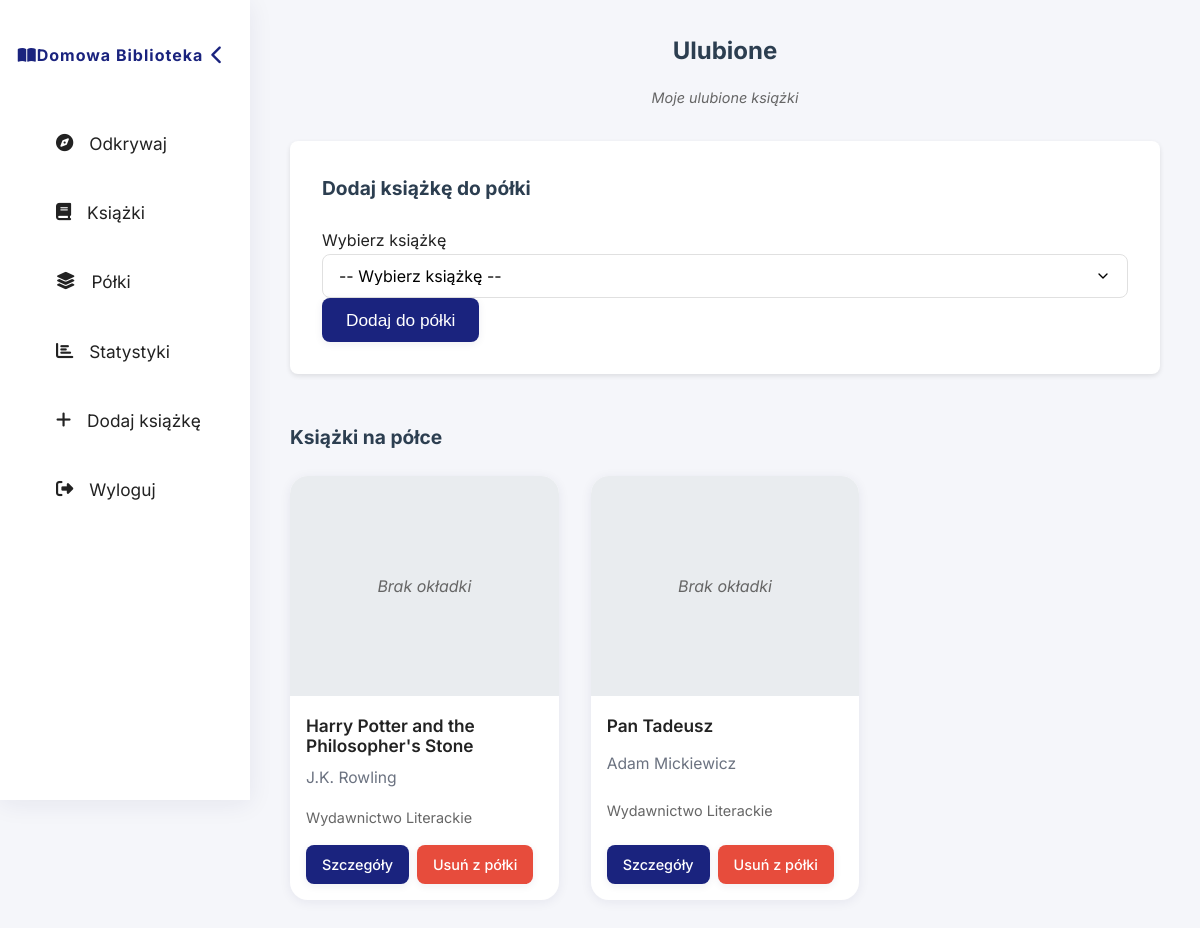
Screenshot of /?page=shelf-details&id=1 (signed in) with the database file from the repository.
### tables this page shows
CREATE TABLE shelves (
    id INT PRIMARY KEY AUTO_INCREMENT,
    name VARCHAR(100) NOT NULL,
    description TEXT,
    user_id INT NOT NULL,
    created_at TIMESTAMP DEFAULT CURRENT_TIMESTAMP,
    updated_at TIMESTAMP DEFAULT CURRENT_TIMESTAMP ON UPDATE CURRENT_TIMESTAMP,
    FOREIGN KEY (user_id) REFERENCES users(id)
);

CREATE TABLE books (
    id INT PRIMARY KEY AUTO_INCREMENT,
    isbn VARCHAR(13),
    title VARCHAR(255) NOT NULL,
    publisher_id INT,
    publication_year INT,
    description TEXT,
    cover_image VARCHAR(255),
    format ENUM('hardcover', 'paperback', 'ebook', 'audiobook') NOT NULL,
    added_by INT,
    created_at TIMESTAMP DEFAULT CURRENT_TIMESTAMP,
    updated_at TIMESTAMP DEFAULT CURRENT_TIMESTAMP ON UPDATE CURRENT_TIMESTAMP,
    FOREIGN KEY (publisher_id) REFERENCES publishers(id),
    FOREIGN KEY (added_by) REFERENCES users(id)
);

CREATE TABLE publishers (
    id INT PRIMARY KEY AUTO_INCREMENT,
    name VARCHAR(255) NOT NULL UNIQUE,
    created_at TIMESTAMP DEFAULT CURRENT_TIMESTAMP,
    updated_at TIMESTAMP DEFAULT CURRENT_TIMESTAMP ON UPDATE CURRENT_TIMESTAMP
);

### config/config.php (called while the page is built, shortened)
<?php
function escape($string) {
    return htmlspecialchars($string, ENT_QUOTES, 'UTF-8');
}
?>

### templates/shelf-details.php (the view, shortened to what this page needs)
<?php
$shelfId = isset($_GET['id']) ? (int)$_GET['id'] : 0;
$stmt = $pdo->prepare("SELECT * FROM shelves WHERE id = ? AND user_id = ?");
$stmt->execute([$shelfId, $_SESSION['user_id']]);
$shelf = $stmt->fetch();
$stmt = $pdo->prepare("
    SELECT b.*,
           GROUP_CONCAT(CONCAT(a.first_name, ' ', a.last_name) SEPARATOR ', ') as authors,
           p.name as publisher_name
    FROM shelf_books sb
    JOIN books b ON sb.book_id = b.id
    LEFT JOIN book_authors ba ON b.id = ba.book_id
    LEFT JOIN authors a ON ba.author_id = a.id
    LEFT JOIN publishers p ON b.publisher_id = p.id
    WHERE sb.shelf_id = ?
    GROUP BY b.id
    ORDER BY b.title
");
$stmt->execute([$shelfId]);
$books = $stmt->fetchAll();
?>
<div class="shelf-details-container">
    <h1><?php echo escape($shelf['name']); ?></h1>
    <?php if ($shelf['description']): ?>
        <p class="shelf-description"><?php echo escape($shelf['description']); ?></p>
    <?php endif; ?>
    <div class="add-book-to-shelf">
        <h2>Dodaj książkę do półki</h2>
        <form method="POST" action="">
            <div class="form-group">
                <label for="book_id">Wybierz książkę</label>
                <select id="book_id" name="book_id" required>
                    <option value="">-- Wybierz książkę --</option>
                </select>
            </div>
            <button type="submit" name="add_book" class="btn">Dodaj do półki</button>
        </form>
    </div>
    <div class="shelf-books">
        <h2>Książki na półce</h2>
        <?php if (empty($books)): ?>
            <p class="no-books">Na tej półce nie ma jeszcze żadnych książek.</p>
        <?php else: ?>
            <div class="book-grid">
                <?php foreach ($books as $book): ?>
                    <div class="book-card">
                        <?php if ($book['cover_image']): ?>
                            <img src="<?php echo APP_URL . '/uploads/covers/' . $book['cover_image']; ?>"
                                 alt="<?php echo escape($book['title']); ?>"
                                 class="book-cover">
                        <?php else: ?>
                            <div class="book-cover no-cover">
                                <span>Brak okładki</span>
                            </div>
                        <?php endif; ?>
                        <div class="book-info">
                            <h3 class="book-title"><?php echo escape($book['title']); ?></h3>
                            <p class="book-author"><?php echo escape($book['authors'] ?? 'Autor nieznany'); ?></p>
                            <?php if ($book['publisher_name']): ?>
                                <p class="book-publisher"><?php echo escape($book['publisher_name']); ?></p>
                            <?php endif; ?>
                            <div class="book-actions">
                                <a href="<?php echo APP_URL; ?>?page=book-details&id=<?php echo $book['id']; ?>"
                                   class="btn btn-small btn-primary">Szczegóły</a>
                                <a href="<?php echo APP_URL; ?>?page=shelf-details&id=<?php echo $shelfId; ?>&action=remove&book_id=<?php echo $book['id']; ?>"
                                   class="btn btn-small btn-danger"
                                   onclick="return confirm('Czy na pewno chcesz usunąć tę książkę z półki?')">Usuń z półki</a>
                            </div>
                        </div>
                    </div>
                <?php endforeach; ?>
            </div>
        <?php endif; ?>
    </div>
</div>

### assets/css/style.css (style rules this page uses)
* { margin: 0; padding: 0; box-sizing: border-box; }
body { font-family: 'Inter', 'Segoe UI', Arial, sans-serif; line-height: 1.6; color: #222; background-color: #f5f6fa; min-height: 100vh; }
a { text-decoration: none; }
.book-grid { display: grid; grid-template-columns: repeat(3, 1fr); gap: 2rem; margin-top: 1rem; margin-bottom: 2.5rem; }
.book-card { background: #fff; border-radius: 18px; box-shadow: 0 2px 12px rgba(30,34,90,0.07); overflow: hidden; display: flex; flex-direction: column; transition: transform 0.18s, box-shadow 0.18s; cursor: pointer; }
.book-card .book-info { padding: 1.2rem 1rem 1rem 1rem; flex: 1; display: flex; flex-direction: column; justify-content: space-between; }
.book-card .book-title { font-size: 1.08rem; font-weight: 600; color: #222; margin-bottom: 0.5rem; line-height: 1.2; }
.book-card .book-author { color: #6b7280; font-size: 0.98rem; margin-bottom: 0.5rem; }
.btn { border: none; border-radius: 8px; padding: 0.7rem 1.5rem; font-size: 1.08rem; font-weight: 500; cursor: pointer; transition: background 0.18s; box-shadow: 0 2px 8px rgba(30,34,90,0.07); }
.btn-primary { background: #1a237e; color: #fff; }
.no-cover { height: 220px; background: #e9ecef; display: flex; align-items: center; justify-content: center; color: #666; font-style: italic; }
.shelf-description { color: #666; margin-bottom: 1rem; font-size: 0.9rem; }
.btn-small { padding: 0.5rem 1rem; font-size: 0.9rem; }
.btn-danger { background-color: #e74c3c; color: #fff; }
.shelf-details-container h1 { text-align: center; margin-bottom: 1rem; color: #2c3e50; }
.shelf-details-container .shelf-description { text-align: center; color: #666; margin-bottom: 2rem; font-style: italic; }
.add-book-to-shelf { margin: 0 auto 3rem; padding: 2rem; background: #fff; border-radius: 8px; box-shadow: 0 2px 5px rgba(0,0,0,0.1); }
.add-book-to-shelf h2 { margin-bottom: 1.5rem; color: #2c3e50; font-size: 1.2rem; }
.shelf-books h2 { margin-bottom: 1.5rem; color: #2c3e50; font-size: 1.2rem; }
.book-card { position: relative; }
.book-card .book-actions { display: flex; gap: 0.5rem; margin-top: 1rem; }
.book-publisher { color: #666; font-size: 0.9rem; margin-top: 0.5rem; }
input, select, textarea { width: 100%; padding: 0.8rem 1rem; border: 1px solid #e0e0e0; border-radius: 8px; font-size: 1rem; font-family: 'Inter', sans-serif; transition: border-color 0.3s, box-shadow 0.3s; background: #fff; }
select { appearance: none; background-repeat: no-repeat; background-position: right 1rem center; background-size: 1em; padding-right: 2.5rem; transition: background-image 0.2s; }
input[type="submit"], button { background: #1a237e; color: #fff; border: none; border-radius: 8px; padding: 0.8rem 1.5rem; font-size: 1rem; font-weight: 500; cursor: pointer; transition: background 0.3s; }

### rows the page displays
shelves: name "Ulubione", description "Moje ulubione książki"
books: shows "Brak okładki", title "Harry Potter and the Philosopher's Stone", authors "J.K. Rowling", publisher.name "Wydawnictwo Literackie"
books: shows "Brak okładki", title "Pan Tadeusz", authors "Adam Mickiewicz", publisher.name "Wydawnictwo Literackie"
